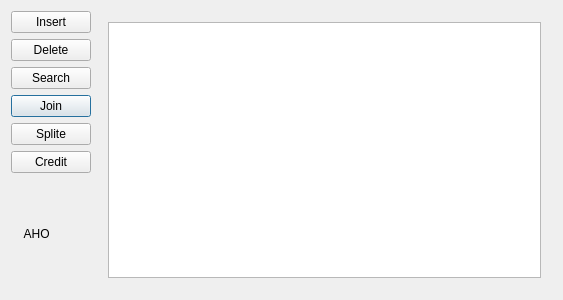
<?xml version="1.0" encoding="UTF-8"?>
<ui version="4.0">
 <class>Dialog</class>
 <widget class="QDialog" name="Dialog">
  <property name="geometry">
   <rect>
    <x>0</x>
    <y>0</y>
    <width>563</width>
    <height>300</height>
   </rect>
  </property>
  <property name="windowTitle">
   <string>Dialog</string>
  </property>
  <layout class="QGridLayout" name="gridLayout">
   <item row="3" column="0">
    <widget class="QPushButton" name="pushButton">
     <property name="text">
      <string>Join</string>
     </property>
    </widget>
   </item>
   <item row="6" column="0">
    <widget class="QLabel" name="label">
     <property name="text">
      <string>    AHO</string>
     </property>
    </widget>
   </item>
   <item row="5" column="0">
    <widget class="QPushButton" name="pushButton_2">
     <property name="text">
      <string>Credit</string>
     </property>
    </widget>
   </item>
   <item row="0" column="0">
    <widget class="QPushButton" name="pushButton_3">
     <property name="text">
      <string>Insert</string>
     </property>
    </widget>
   </item>
   <item row="1" column="0">
    <widget class="QPushButton" name="pushButton_4">
     <property name="text">
      <string>Delete</string>
     </property>
    </widget>
   </item>
   <item row="2" column="0">
    <widget class="QPushButton" name="pushButton_6">
     <property name="text">
      <string>Search</string>
     </property>
    </widget>
   </item>
   <item row="4" column="0">
    <widget class="QPushButton" name="pushButton_5">
     <property name="text">
      <string>Splite</string>
     </property>
    </widget>
   </item>
   <item row="0" column="1" rowspan="7">
    <widget class="QStackedWidget" name="stackedWidget">
     <property name="currentIndex">
      <number>0</number>
     </property>
     <widget class="QWidget" name="page">
      <layout class="QHBoxLayout" name="horizontalLayout">
       <item>
        <widget class="QGraphicsView" name="graphicsView"/>
       </item>
      </layout>
     </widget>
     <widget class="QWidget" name="page_2">
      <widget class="QLabel" name="label_8">
       <property name="geometry">
        <rect>
         <x>190</x>
         <y>40</y>
         <width>91</width>
         <height>17</height>
        </rect>
       </property>
       <property name="text">
        <string>Delete Node</string>
       </property>
      </widget>
      <widget class="QLabel" name="label_9">
       <property name="geometry">
        <rect>
         <x>20</x>
         <y>100</y>
         <width>101</width>
         <height>17</height>
        </rect>
       </property>
       <property name="text">
        <string>Key to Delete</string>
       </property>
      </widget>
      <widget class="QLineEdit" name="lineEdit_5">
       <property name="geometry">
        <rect>
         <x>120</x>
         <y>100</y>
         <width>113</width>
         <height>27</height>
        </rect>
       </property>
      </widget>
      <widget class="QPushButton" name="pushButton_14">
       <property name="geometry">
        <rect>
         <x>240</x>
         <y>100</y>
         <width>99</width>
         <height>27</height>
        </rect>
       </property>
       <property name="text">
        <string>Delete</string>
       </property>
      </widget>
      <widget class="QPushButton" name="pushButton_16">
       <property name="geometry">
        <rect>
         <x>350</x>
         <y>250</y>
         <width>99</width>
         <height>27</height>
        </rect>
       </property>
       <property name="text">
        <string>Go To View 2</string>
       </property>
      </widget>
      <widget class="QPushButton" name="pushButton_15">
       <property name="geometry">
        <rect>
         <x>350</x>
         <y>220</y>
         <width>99</width>
         <height>27</height>
        </rect>
       </property>
       <property name="text">
        <string>Go To View 1</string>
       </property>
      </widget>
      <widget class="QGroupBox" name="groupBox_3">
       <property name="geometry">
        <rect>
         <x>190</x>
         <y>220</y>
         <width>141</width>
         <height>61</height>
        </rect>
       </property>
       <property name="title">
        <string/>
       </property>
       <widget class="QRadioButton" name="radioButton_9">
        <property name="geometry">
         <rect>
          <x>0</x>
          <y>0</y>
          <width>91</width>
          <height>22</height>
         </rect>
        </property>
        <property name="text">
         <string>Tree 1</string>
        </property>
        <property name="checked">
         <bool>true</bool>
        </property>
       </widget>
       <widget class="QRadioButton" name="radioButton_10">
        <property name="geometry">
         <rect>
          <x>0</x>
          <y>20</y>
          <width>91</width>
          <height>22</height>
         </rect>
        </property>
        <property name="text">
         <string>Tree 2</string>
        </property>
       </widget>
       <widget class="QRadioButton" name="radioButton_11">
        <property name="geometry">
         <rect>
          <x>0</x>
          <y>40</y>
          <width>91</width>
          <height>22</height>
         </rect>
        </property>
        <property name="text">
         <string>Tree 3</string>
        </property>
       </widget>
      </widget>
      <widget class="QGroupBox" name="groupBox_4">
       <property name="geometry">
        <rect>
         <x>10</x>
         <y>70</y>
         <width>381</width>
         <height>21</height>
        </rect>
       </property>
       <property name="title">
        <string/>
       </property>
       <widget class="QRadioButton" name="radioButton_12">
        <property name="geometry">
         <rect>
          <x>0</x>
          <y>0</y>
          <width>91</width>
          <height>22</height>
         </rect>
        </property>
        <property name="text">
         <string>Tree 1</string>
        </property>
        <property name="checked">
         <bool>true</bool>
        </property>
       </widget>
       <widget class="QRadioButton" name="radioButton_13">
        <property name="geometry">
         <rect>
          <x>150</x>
          <y>0</y>
          <width>91</width>
          <height>22</height>
         </rect>
        </property>
        <property name="text">
         <string>Tree 2</string>
        </property>
       </widget>
       <widget class="QRadioButton" name="radioButton_14">
        <property name="geometry">
         <rect>
          <x>280</x>
          <y>0</y>
          <width>91</width>
          <height>22</height>
         </rect>
        </property>
        <property name="text">
         <string>Tree 3</string>
        </property>
       </widget>
      </widget>
     </widget>
     <widget class="QWidget" name="page_3">
      <widget class="QLabel" name="label_12">
       <property name="geometry">
        <rect>
         <x>190</x>
         <y>30</y>
         <width>67</width>
         <height>17</height>
        </rect>
       </property>
       <property name="text">
        <string>Splite</string>
       </property>
      </widget>
      <widget class="QLabel" name="label_13">
       <property name="geometry">
        <rect>
         <x>20</x>
         <y>90</y>
         <width>141</width>
         <height>17</height>
        </rect>
       </property>
       <property name="text">
        <string>splite the Tree 1 to :</string>
       </property>
      </widget>
      <widget class="QLineEdit" name="lineEdit_6">
       <property name="geometry">
        <rect>
         <x>170</x>
         <y>100</y>
         <width>113</width>
         <height>27</height>
        </rect>
       </property>
      </widget>
      <widget class="QPushButton" name="pushButton_7">
       <property name="geometry">
        <rect>
         <x>310</x>
         <y>100</y>
         <width>99</width>
         <height>27</height>
        </rect>
       </property>
       <property name="text">
        <string>Splite</string>
       </property>
      </widget>
      <widget class="QPushButton" name="pushButton_9">
       <property name="geometry">
        <rect>
         <x>350</x>
         <y>250</y>
         <width>99</width>
         <height>27</height>
        </rect>
       </property>
       <property name="text">
        <string>Go To View 2</string>
       </property>
      </widget>
      <widget class="QPushButton" name="pushButton_11">
       <property name="geometry">
        <rect>
         <x>350</x>
         <y>220</y>
         <width>99</width>
         <height>27</height>
        </rect>
       </property>
       <property name="text">
        <string>Go To View 1</string>
       </property>
      </widget>
      <widget class="QGroupBox" name="groupBox_5">
       <property name="geometry">
        <rect>
         <x>200</x>
         <y>220</y>
         <width>141</width>
         <height>61</height>
        </rect>
       </property>
       <property name="title">
        <string/>
       </property>
       <widget class="QRadioButton" name="radioButton_15">
        <property name="geometry">
         <rect>
          <x>0</x>
          <y>0</y>
          <width>91</width>
          <height>22</height>
         </rect>
        </property>
        <property name="text">
         <string>Tree 1</string>
        </property>
        <property name="checked">
         <bool>true</bool>
        </property>
       </widget>
       <widget class="QRadioButton" name="radioButton_16">
        <property name="geometry">
         <rect>
          <x>0</x>
          <y>20</y>
          <width>91</width>
          <height>22</height>
         </rect>
        </property>
        <property name="text">
         <string>Tree 2</string>
        </property>
       </widget>
       <widget class="QRadioButton" name="radioButton_17">
        <property name="geometry">
         <rect>
          <x>0</x>
          <y>40</y>
          <width>91</width>
          <height>22</height>
         </rect>
        </property>
        <property name="text">
         <string>Tree 3</string>
        </property>
       </widget>
      </widget>
      <widget class="QLabel" name="label_14">
       <property name="geometry">
        <rect>
         <x>60</x>
         <y>110</y>
         <width>51</width>
         <height>17</height>
        </rect>
       </property>
       <property name="text">
        <string>Tree 1</string>
       </property>
      </widget>
      <widget class="QLabel" name="label_15">
       <property name="geometry">
        <rect>
         <x>60</x>
         <y>130</y>
         <width>51</width>
         <height>17</height>
        </rect>
       </property>
       <property name="text">
        <string>Tree 2</string>
       </property>
      </widget>
     </widget>
     <widget class="QWidget" name="page_4">
      <widget class="QLabel" name="label_3">
       <property name="geometry">
        <rect>
         <x>180</x>
         <y>30</y>
         <width>81</width>
         <height>20</height>
        </rect>
       </property>
       <property name="text">
        <string>Insert Node</string>
       </property>
      </widget>
      <widget class="QLineEdit" name="lineEdit">
       <property name="geometry">
        <rect>
         <x>20</x>
         <y>120</y>
         <width>101</width>
         <height>27</height>
        </rect>
       </property>
      </widget>
      <widget class="QLineEdit" name="lineEdit_2">
       <property name="geometry">
        <rect>
         <x>130</x>
         <y>120</y>
         <width>101</width>
         <height>27</height>
        </rect>
       </property>
      </widget>
      <widget class="QLineEdit" name="lineEdit_4">
       <property name="geometry">
        <rect>
         <x>240</x>
         <y>120</y>
         <width>91</width>
         <height>27</height>
        </rect>
       </property>
      </widget>
      <widget class="QLineEdit" name="lineEdit_3">
       <property name="geometry">
        <rect>
         <x>340</x>
         <y>120</y>
         <width>91</width>
         <height>27</height>
        </rect>
       </property>
      </widget>
      <widget class="QLabel" name="label_7">
       <property name="geometry">
        <rect>
         <x>50</x>
         <y>90</y>
         <width>51</width>
         <height>20</height>
        </rect>
       </property>
       <property name="text">
        <string>cArray</string>
       </property>
      </widget>
      <widget class="QLabel" name="label_6">
       <property name="geometry">
        <rect>
         <x>160</x>
         <y>90</y>
         <width>41</width>
         <height>20</height>
        </rect>
       </property>
       <property name="text">
        <string>iValue</string>
       </property>
      </widget>
      <widget class="QLabel" name="label_4">
       <property name="geometry">
        <rect>
         <x>260</x>
         <y>90</y>
         <width>51</width>
         <height>20</height>
        </rect>
       </property>
       <property name="text">
        <string>fValue</string>
       </property>
      </widget>
      <widget class="QLabel" name="label_5">
       <property name="geometry">
        <rect>
         <x>370</x>
         <y>90</y>
         <width>31</width>
         <height>20</height>
        </rect>
       </property>
       <property name="text">
        <string>Key</string>
       </property>
      </widget>
      <widget class="QRadioButton" name="radioButton">
       <property name="geometry">
        <rect>
         <x>20</x>
         <y>150</y>
         <width>141</width>
         <height>22</height>
        </rect>
       </property>
       <property name="text">
        <string>Random number</string>
       </property>
      </widget>
      <widget class="QRadioButton" name="radioButton_2">
       <property name="geometry">
        <rect>
         <x>20</x>
         <y>170</y>
         <width>141</width>
         <height>22</height>
        </rect>
       </property>
       <property name="text">
        <string>Ivalue</string>
       </property>
       <property name="checked">
        <bool>true</bool>
       </property>
      </widget>
      <widget class="QPushButton" name="pushButton_12">
       <property name="geometry">
        <rect>
         <x>190</x>
         <y>160</y>
         <width>99</width>
         <height>27</height>
        </rect>
       </property>
       <property name="text">
        <string>Push</string>
       </property>
      </widget>
      <widget class="QPushButton" name="pushButton_17">
       <property name="geometry">
        <rect>
         <x>350</x>
         <y>250</y>
         <width>99</width>
         <height>27</height>
        </rect>
       </property>
       <property name="text">
        <string>Go To View 2</string>
       </property>
      </widget>
      <widget class="QPushButton" name="pushButton_13">
       <property name="geometry">
        <rect>
         <x>350</x>
         <y>220</y>
         <width>99</width>
         <height>27</height>
        </rect>
       </property>
       <property name="text">
        <string>Go To View 1</string>
       </property>
      </widget>
      <widget class="QGroupBox" name="groupBox">
       <property name="geometry">
        <rect>
         <x>30</x>
         <y>50</y>
         <width>381</width>
         <height>21</height>
        </rect>
       </property>
       <property name="title">
        <string/>
       </property>
       <widget class="QRadioButton" name="radioButton_3">
        <property name="geometry">
         <rect>
          <x>0</x>
          <y>0</y>
          <width>91</width>
          <height>22</height>
         </rect>
        </property>
        <property name="text">
         <string>Tree 1</string>
        </property>
        <property name="checked">
         <bool>true</bool>
        </property>
       </widget>
       <widget class="QRadioButton" name="radioButton_4">
        <property name="geometry">
         <rect>
          <x>150</x>
          <y>0</y>
          <width>91</width>
          <height>22</height>
         </rect>
        </property>
        <property name="text">
         <string>Tree 2</string>
        </property>
       </widget>
       <widget class="QRadioButton" name="radioButton_5">
        <property name="geometry">
         <rect>
          <x>280</x>
          <y>0</y>
          <width>91</width>
          <height>22</height>
         </rect>
        </property>
        <property name="text">
         <string>Tree 3</string>
        </property>
       </widget>
      </widget>
      <widget class="QGroupBox" name="groupBox_2">
       <property name="geometry">
        <rect>
         <x>200</x>
         <y>220</y>
         <width>141</width>
         <height>61</height>
        </rect>
       </property>
       <property name="title">
        <string/>
       </property>
       <widget class="QRadioButton" name="radioButton_6">
        <property name="geometry">
         <rect>
          <x>0</x>
          <y>0</y>
          <width>91</width>
          <height>22</height>
         </rect>
        </property>
        <property name="text">
         <string>Tree 1</string>
        </property>
        <property name="checked">
         <bool>true</bool>
        </property>
       </widget>
       <widget class="QRadioButton" name="radioButton_7">
        <property name="geometry">
         <rect>
          <x>0</x>
          <y>20</y>
          <width>91</width>
          <height>22</height>
         </rect>
        </property>
        <property name="text">
         <string>Tree 2</string>
        </property>
       </widget>
       <widget class="QRadioButton" name="radioButton_8">
        <property name="geometry">
         <rect>
          <x>0</x>
          <y>40</y>
          <width>91</width>
          <height>22</height>
         </rect>
        </property>
        <property name="text">
         <string>Tree 3</string>
        </property>
       </widget>
      </widget>
     </widget>
     <widget class="QWidget" name="page_5">
      <widget class="QLabel" name="label_16">
       <property name="geometry">
        <rect>
         <x>190</x>
         <y>30</y>
         <width>67</width>
         <height>17</height>
        </rect>
       </property>
       <property name="text">
        <string>Search</string>
       </property>
      </widget>
      <widget class="QLabel" name="label_17">
       <property name="geometry">
        <rect>
         <x>30</x>
         <y>100</y>
         <width>151</width>
         <height>17</height>
        </rect>
       </property>
       <property name="text">
        <string>Search of Node (Key)</string>
       </property>
      </widget>
      <widget class="QLineEdit" name="lineEdit_7">
       <property name="geometry">
        <rect>
         <x>180</x>
         <y>100</y>
         <width>113</width>
         <height>27</height>
        </rect>
       </property>
      </widget>
      <widget class="QPushButton" name="pushButton_8">
       <property name="geometry">
        <rect>
         <x>300</x>
         <y>100</y>
         <width>99</width>
         <height>27</height>
        </rect>
       </property>
       <property name="text">
        <string>Search</string>
       </property>
      </widget>
      <widget class="QGroupBox" name="groupBox_6">
       <property name="geometry">
        <rect>
         <x>30</x>
         <y>140</y>
         <width>141</width>
         <height>61</height>
        </rect>
       </property>
       <property name="title">
        <string/>
       </property>
       <widget class="QRadioButton" name="radioButton_18">
        <property name="geometry">
         <rect>
          <x>0</x>
          <y>0</y>
          <width>91</width>
          <height>22</height>
         </rect>
        </property>
        <property name="text">
         <string>View 1</string>
        </property>
        <property name="checked">
         <bool>true</bool>
        </property>
       </widget>
       <widget class="QRadioButton" name="radioButton_19">
        <property name="geometry">
         <rect>
          <x>0</x>
          <y>20</y>
          <width>91</width>
          <height>22</height>
         </rect>
        </property>
        <property name="text">
         <string>View 2</string>
        </property>
       </widget>
      </widget>
      <widget class="QGroupBox" name="groupBox_7">
       <property name="geometry">
        <rect>
         <x>30</x>
         <y>70</y>
         <width>381</width>
         <height>21</height>
        </rect>
       </property>
       <property name="title">
        <string/>
       </property>
       <widget class="QRadioButton" name="radioButton_21">
        <property name="geometry">
         <rect>
          <x>0</x>
          <y>0</y>
          <width>91</width>
          <height>22</height>
         </rect>
        </property>
        <property name="text">
         <string>Tree 1</string>
        </property>
        <property name="checked">
         <bool>true</bool>
        </property>
       </widget>
       <widget class="QRadioButton" name="radioButton_22">
        <property name="geometry">
         <rect>
          <x>150</x>
          <y>0</y>
          <width>91</width>
          <height>22</height>
         </rect>
        </property>
        <property name="text">
         <string>Tree 2</string>
        </property>
       </widget>
       <widget class="QRadioButton" name="radioButton_23">
        <property name="geometry">
         <rect>
          <x>280</x>
          <y>0</y>
          <width>91</width>
          <height>22</height>
         </rect>
        </property>
        <property name="text">
         <string>Tree 3</string>
        </property>
       </widget>
      </widget>
     </widget>
     <widget class="QWidget" name="page_6">
      <widget class="QLabel" name="label_10">
       <property name="geometry">
        <rect>
         <x>10</x>
         <y>100</y>
         <width>281</width>
         <height>20</height>
        </rect>
       </property>
       <property name="text">
        <string>Join the (Tree 1) , (Tree 2) on (main Tree)</string>
       </property>
      </widget>
      <widget class="QLabel" name="label_11">
       <property name="geometry">
        <rect>
         <x>200</x>
         <y>30</y>
         <width>31</width>
         <height>20</height>
        </rect>
       </property>
       <property name="text">
        <string>Join</string>
       </property>
      </widget>
      <widget class="QPushButton" name="pushButton_20">
       <property name="geometry">
        <rect>
         <x>290</x>
         <y>100</y>
         <width>99</width>
         <height>27</height>
        </rect>
       </property>
       <property name="text">
        <string>Join</string>
       </property>
      </widget>
      <widget class="QPushButton" name="pushButton_18">
       <property name="geometry">
        <rect>
         <x>298</x>
         <y>220</y>
         <width>151</width>
         <height>27</height>
        </rect>
       </property>
       <property name="text">
        <string>Go To Tree 1 View 1</string>
       </property>
      </widget>
      <widget class="QPushButton" name="pushButton_19">
       <property name="geometry">
        <rect>
         <x>298</x>
         <y>250</y>
         <width>151</width>
         <height>27</height>
        </rect>
       </property>
       <property name="text">
        <string>Go To Tree 2 View 2</string>
       </property>
      </widget>
     </widget>
     <widget class="QWidget" name="page_7">
      <layout class="QVBoxLayout" name="verticalLayout"/>
     </widget>
    </widget>
   </item>
  </layout>
 </widget>
 <layoutdefault spacing="6" margin="11"/>
 <resources/>
 <connections/>
</ui>
